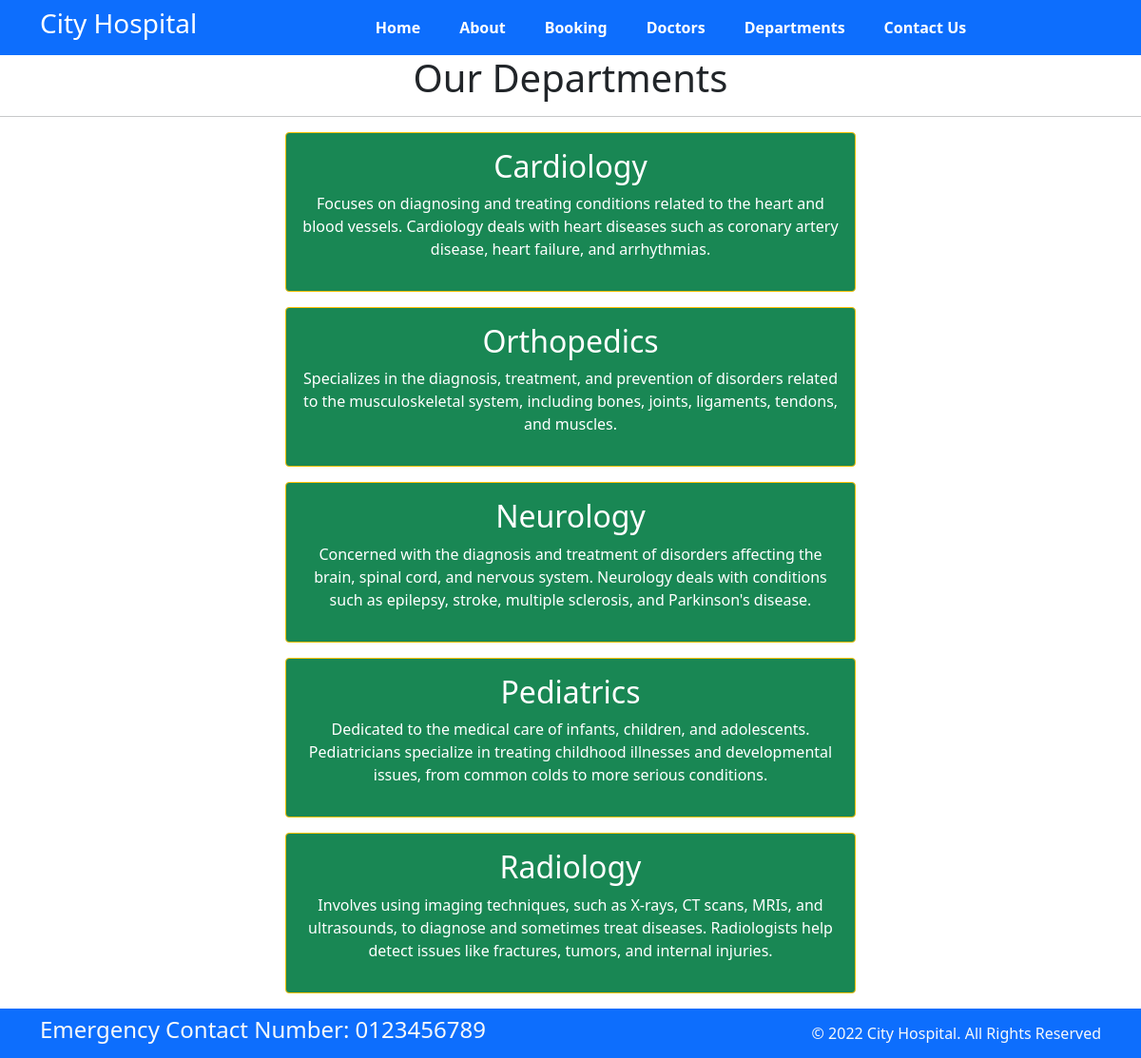
Screenshot of /department with the database file from the repository.
### home/models.py (models this page shows, shortened)
class departments(models.Model):
    dept_name = models.CharField(max_length=100)
    dept_desc = models.TextField()

### home/views.py (the view)
# urls.py: path('department',views.department,name = 'departments')
def department(request):
     dict_dept = {'dept':departments.objects.all()}
     return render(request,"department.html",dict_dept)

### templates/department.html (shortened to what this page needs)
{% extends "base.html" %}
{%block contant%}
<h1 class="text-center">Our Departments</h1>
<hr>
{%for d in dept %}
<div class="mx-auto w-50 bg-success text-center text-white p-3 my-3 border border-warning rounded">
    <h2>{{d.dept_name}}</h2>
    <p>{{d.dept_desc}}</p>
</div>
{%endfor%}
{% endblock %}

### templates/base.html (shortened to what this page needs)
{%load static%}
<!DOCTYPE html>
<html>
  <head>
    <link rel="stylesheet"
      href=" https://cdn.jsdelivr.net/npm/bootstrap@5.1.3/dist/css/bootstrap.min.css ">
    <link rel="stylesheet"
      href="https://use.fontawesome.com/releases/v5.2.0/css/all.css">
      <link rel="stylesheet"
      href={% static '/css/style.css' %}>
  </head>
  <body>
    <nav class="navbar bg-primary navbar-expand-md ">
      <div class="container">
        <div class="col-2 text-left pl-md-0">
          <h3 class="text-white"> City Hospital </h3>
        </div>
        <div
          class="collapse navbar-collapse justify-content-center col-md-8 navbar-collapse-3">
          <ul class="navbar-nav justify-content-center  fw-bold">
            <li class="nav-item active">
              <a class="nav-link text-white" href={%url 'home'%}>Home </a>
            </li>
            <li class="nav-item">
              <a class="nav-link text-white" href={%url 'about'%}>About</a>
            </li>
            <li class="nav-item">
              <a class="nav-link text-white" href={%url 'booking'%}>Booking</a>
            </li>
            <li class="nav-item">
              <a class="nav-link text-white" href={%url 'doctors'%}>Doctors</a>
            </li>
			 <li class="nav-item">
              <a class="nav-link text-white" href={%url 'departments'%}>Departments</a>
            </li>
            <li class="nav-item">
              <a class="nav-link text-white" href={%url 'contact'%}>Contact Us</a>
            </li>
          </ul>
        </div>
      </div>
    </nav>
    {%block contant%}
    {% endblock %}
    <section>
      <footer class="pt-2 pb-2  bg-primary text-light">
        <div class="container">
          <div class="row align-items-center">
            <div class="col-12 col-md-8">
              <h4>Emergency Contact Number: 0123456789</h4>
            </div>
            <div class="col-12 col-md-4 mt-4 mt-md-0 text-center text-md-end">
              © 2022 City Hospital. All Rights Reserved
            </div>
          </div>
        </div>
      </footer>
    </section>
  </body>
</html>

### static/css/style.css (style rules this page uses)
li { margin-left: 25px; }

### rows the page displays
departments: dept_name "Cardiology", dept_desc "Focuses on diagnosing and treating conditions related to the heart and blood vessels. Cardiology deals with heart diseases such as coronary artery disease, heart failure, and arrhythmias."
departments: dept_name "Orthopedics", dept_desc "Specializes in the diagnosis, treatment, and prevention of disorders related to the musculoskeletal system, including bones, joints, ligaments, tendons, and muscles."
departments: dept_name "Neurology", dept_desc "Concerned with the diagnosis and treatment of disorders affecting the brain, spinal cord, and nervous system. Neurology deals with conditions such as epilepsy, stroke, multiple sclerosis, and Parkinson's disease."
departments: dept_name "Pediatrics", dept_desc "Dedicated to the medical care of infants, children, and adolescents. Pediatricians specialize in treating childhood illnesses and developmental issues, from common colds to more serious conditions."
departments: dept_name "Radiology", dept_desc "Involves using imaging techniques, such as X-rays, CT scans, MRIs, and ultrasounds, to diagnose and sometimes treat diseases. Radiologists help detect issues like fractures, tumors, and internal injuries."
